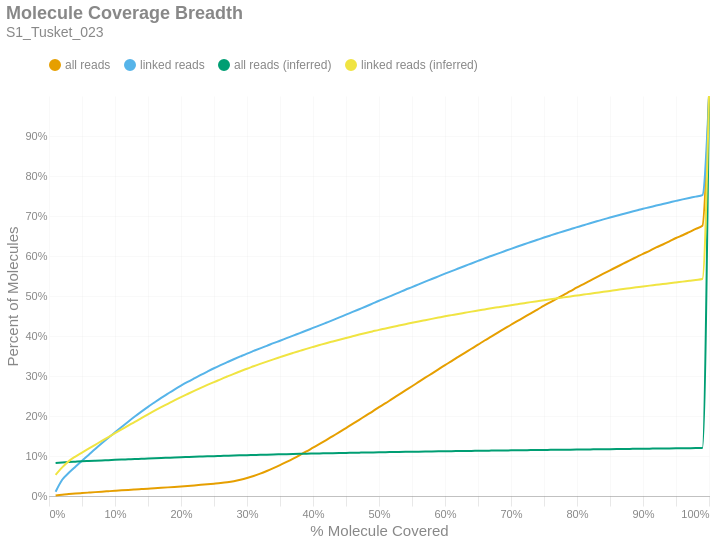

Source (notebook cell):
### Markdown cell above
### Molecule Read Coverage
This chart shows molecule coverage breadth as computed by the number of bases aligned to that molecule. In other words, "*how much of each unique long molecule is actually sequenced/aligned?*" Keep in mind there is a distinction between sequences and alignments, since some sequences belonging to a particular molecule may not align well and wouldn't appear in the alignment data. This chart also shows molecule coverage breadth as computed by the *inferred fragment* from which the aligned sequences originate. Unlike read coverage, this calculation takes into account the total insert size, including unsequenced gaps between the forward and reverse reads. Like the previous figures, these are cumulative percents.

### Code cell
if SKIPLR:
    print_html(f"Skipped")
else:
    binned_df = consolidated_hist(valids['coverage_bp'], mask, 0.01, True)
    binned_df_inf = consolidated_hist(valids['coverage_inserts'], mask, 0.01, True)
    binned_df = binned_df.with_columns(pl.lit(binned_df_inf['all reads (cumsum)']).alias('all reads (inferred)'))
    binned_df = binned_df.with_columns(pl.lit(binned_df_inf['linked reads (cumsum)']).alias('linked reads (inferred)'))
    binned_df = binned_df.with_columns(
        (pl.col('bin').cast(pl.Float64) + 0.01).alias('right_edge')
    )

    with SafeRender(binned_df):
        (
            density_plot(binned_df, 'Molecule Coverage Breadth', samplename, 'molcov', ['all reads (inferred)','linked reads (inferred)'])
            .encode(
                #x=alt.X('bin:Q', title="% Molecule Covered").axis(format = '%').scale(padding=0),
                x=alt.X('right_edge:Q', title="% Molecule Covered").axis(format='%').scale(padding=0),
                y=alt.Y('value:Q', title='Percent of Molecules')
                    .axis(format='%')
                    .stack(False)
                    .scale(domainMin=0, padding=0),
                color=alt.Color("key:N").scale(domain = ["all reads", "linked reads", "all reads (inferred)", "linked reads (inferred)"]),
                tooltip = [
                    alt.Tooltip("key:N", title = "Data Type"),
                    alt.Tooltip("range_label:N", title="% Molecule Covered"),
                    alt.Tooltip("value:Q", format = ".2%", title="% Molecules")
                ]
            )
        ).display()

### Figure 1 — Vega-Lite specification as saved in the notebook (floating-point values rounded to 4 significant figures)
{"width": "container", "height": 400, "config": {"title": {"anchor": "start", "dy": -15, "fontSize": 18, "color": "#888888", "subtitleColor": "#888888", "subtitleFontSize": 14}, "arc": {"fill": "#0072B2"}, "axis": {"domainColor": "#888888", "domainWidth": 0.5, "gridWidth": 0.2, "grid": false, "titleFontWeight": 400, "titleFontSize": 15, "labelFontSize": 11, "labelColor": "#888888", "tickColor": "#888888", "tickWidth": 0.2, "titleColor": "#888888"}, "axisBand": {"grid": false}, "axisX": {"grid": true, "tickSize": 10, "domainCap": "round"}, "axisY": {"domain": false, "grid": true, "tickSize": 0, "domainCap": "round"}, "background": "transparent", "header": {"labelFontSize": 15, "labelColor": "#888888", "titleFontSize": 15, "titleFontWeight": 600, "titleColor": "#888888"}, "legend": {"labelFont": "sans-serif", "labelFontSize": 12, "labelColor": "#888888", "symbolSize": 100, "symbolType": "circle", "titleFontSize": 12, "titlePadding": 10, "titleColor": "#888888", "title": null, "orient": "top"}, "range": {"category": ["#E69F00", "#56B4E9", "#009E73", "#F0E442", "#0072B2", "#D55E00", "#CC79A7", "#000000"], "diverging": ["#cfe8f3", "#a2d4ec", "#73bfe2", "#46abdb", "#1696d2", "#12719e"]}, "area": {"fill": "#0072B2", "fillOpacity": 0.7, "line": true, "strokeOpacity": 0.7}, "line": {"color": "#0072B2", "stroke": "#0072B2", "strokeWidth": 2}, "trail": {"color": "#0072B2", "stroke": "#0072B2", "strokeWidth": 0, "size": 1}, "point": {"filled": true, "fillOpacity": 1.0, "size": 95}, "text": {"color": "#888888", "fontSize": 11, "align": "right", "fontWeight": 400, "size": 11}, "bar": {"fill": "#0072B2", "stroke": null}, "view": {"stroke": null, "continuousWidth": 660, "continuousHeight": 400}}, "data": {"name": "data-c99f7a4ab97a674748f224d8cc7371b8"}, "mark": {"type": "line", "interpolate": "monotone", "point": {"opacity": 0, "size": 275}}, "encoding": {"color": {"field": "key", "scale": {"domain": ["all reads", "linked reads", "all reads (inferred)", "linked reads (inferred)"]}, "type": "nominal"}, "tooltip": [{"field": "key", "title": "Data Type", "type": "nominal"}, {"field": "range_label", "title": "% Molecule Covered", "type": "nominal"}, {"field": "value", "format": ".2%", "title": "% Molecules", "type": "quantitative"}], "x": {"axis": {"format": "%"}, "field": "right_edge", "scale": {"padding": 0}, "title": "% Molecule Covered", "type": "quantitative"}, "y": {"axis": {"format": "%"}, "field": "value", "scale": {"domainMin": 0, "padding": 0}, "stack": false, "title": "Percent of Molecules", "type": "quantitative"}}, "params": [{"name": "param_c36ac31b6afebe62", "select": {"type": "point", "fields": ["key"]}, "bind": "legend"}], "title": {"text": "Molecule Coverage Breadth", "subtitle": "S1_Tusket_023"}, "transform": [{"fold": ["all reads (cumsum)", "linked reads (cumsum)", "all reads (inferred)", "linked reads (inferred)"]}, {"calculate": "replace(datum.key, ' (cumsum)', '')", "as": "key"}, {"filter": {"param": "param_c36ac31b6afebe62"}}], "usermeta": {"embedOptions": {"downloadFileName": "S1_Tusket_023.molcov"}}, "$schema": "https://vega.github.io/schema/vega-lite/v6.1.0.json", "datasets": {"data-c99f7a4ab97a674748f224d8cc7371b8": [{"bin": "0.0", "interval": "0.0-0.01", "all reads": 0.0009714, "linked reads": 0.01049, "all reads (cumsum)": 0.0009714, "linked reads (cumsum)": 0.01049, "range_label": "0.0-0.01", "all reads (inferred)": 0.08242, "linked reads (inferred)": 0.05273, "right_edge": 0.01}, {"bin": "0.01", "interval": "0.01-0.02", "all reads": 0.002381, "linked reads": 0.03, "all reads (cumsum)": 0.003352, "linked reads (cumsum)": 0.04049, "range_label": "0.01-0.02", "all reads (inferred)": 0.08385, "linked reads (inferred)": 0.07143, "right_edge": 0.02}, {"bin": "0.02", "interval": "0.02-0.03", "all reads": 0.001427, "linked reads": 0.01748, "all reads (cumsum)": 0.004779, "linked reads (cumsum)": 0.05797, "range_label": "0.02-0.03", "all reads (inferred)": 0.08503, "linked reads (inferred)": 0.08716, "right_edge": 0.03}, {"bin": "0.03", "interval": "0.03-0.04", "all reads": 0.00129, "linked reads": 0.01523, "all reads (cumsum)": 0.006069, "linked reads (cumsum)": 0.0732, "range_label": "0.03-0.04", "all reads (inferred)": 0.08589, "linked reads (inferred)": 0.09862, "right_edge": 0.04}, {"bin": "0.04", "interval": "0.04-0.05", "all reads": 0.001219, "linked reads": 0.01482, "all reads (cumsum)": 0.007288, "linked reads (cumsum)": 0.08803, "range_label": "0.04-0.05", "all reads (inferred)": 0.08673, "linked reads (inferred)": 0.1086, "right_edge": 0.05}, {"bin": "0.05", "interval": "0.05-0.06", "all reads": 0.001201, "linked reads": 0.01457, "all reads (cumsum)": 0.008489, "linked reads (cumsum)": 0.1026, "range_label": "0.05-0.06", "all reads (inferred)": 0.08747, "linked reads (inferred)": 0.1183, "right_edge": 0.06}, {"bin": "0.06", "interval": "0.06-0.07", "all reads": 0.001193, "linked reads": 0.01481, "all reads (cumsum)": 0.009682, "linked reads (cumsum)": 0.1174, "range_label": "0.06-0.07", "all reads (inferred)": 0.0882, "linked reads (inferred)": 0.128, "right_edge": 0.07}, {"bin": "0.07", "interval": "0.07-0.08", "all reads": 0.001142, "linked reads": 0.01435, "all reads (cumsum)": 0.01082, "linked reads (cumsum)": 0.1318, "range_label": "0.07-0.08", "all reads (inferred)": 0.08892, "linked reads (inferred)": 0.1377, "right_edge": 0.08}, {"bin": "0.08", "interval": "0.08-0.09", "all reads": 0.001114, "linked reads": 0.01387, "all reads (cumsum)": 0.01194, "linked reads (cumsum)": 0.1456, "range_label": "0.08-0.09", "all reads (inferred)": 0.08963, "linked reads (inferred)": 0.1473, "right_edge": 0.09}, {"bin": "0.09", "interval": "0.09-0.1", "all reads": 0.00111, "linked reads": 0.01361, "all reads (cumsum)": 0.01305, "linked reads (cumsum)": 0.1592, "range_label": "0.09-0.1", "all reads (inferred)": 0.09035, "linked reads (inferred)": 0.157, "right_edge": 0.1}, {"bin": "0.1", "interval": "0.1-0.11", "all reads": 0.001099, "linked reads": 0.01349, "all reads (cumsum)": 0.01415, "linked reads (cumsum)": 0.1727, "range_label": "0.1-0.11", "all reads (inferred)": 0.09105, "linked reads (inferred)": 0.1666, "right_edge": 0.11}, {"bin": "0.11", "interval": "0.11-0.12", "all reads": 0.001071, "linked reads": 0.01309, "all reads (cumsum)": 0.01522, "linked reads (cumsum)": 0.1858, "range_label": "0.11-0.12", "all reads (inferred)": 0.09173, "linked reads (inferred)": 0.176, "right_edge": 0.12}, {"bin": "0.12", "interval": "0.12-0.13", "all reads": 0.001051, "linked reads": 0.01275, "all reads (cumsum)": 0.01627, "linked reads (cumsum)": 0.1986, "range_label": "0.12-0.13", "all reads (inferred)": 0.09243, "linked reads (inferred)": 0.1855, "right_edge": 0.13}, {"bin": "0.13", "interval": "0.13-0.14", "all reads": 0.001043, "linked reads": 0.01235, "all reads (cumsum)": 0.01731, "linked reads (cumsum)": 0.2109, "range_label": "0.13-0.14", "all reads (inferred)": 0.0931, "linked reads (inferred)": 0.1947, "right_edge": 0.14}, {"bin": "0.14", "interval": "0.14-0.15", "all reads": 0.001041, "linked reads": 0.01191, "all reads (cumsum)": 0.01835, "linked reads (cumsum)": 0.2228, "range_label": "0.14-0.15", "all reads (inferred)": 0.09378, "linked reads (inferred)": 0.2041, "right_edge": 0.15}, {"bin": "0.15", "interval": "0.15-0.16", "all reads": 0.00103, "linked reads": 0.01132, "all reads (cumsum)": 0.01938, "linked reads (cumsum)": 0.2342, "range_label": "0.15-0.16", "all reads (inferred)": 0.09444, "linked reads (inferred)": 0.2131, "right_edge": 0.16}, {"bin": "0.16", "interval": "0.16-0.17", "all reads": 0.001069, "linked reads": 0.01107, "all reads (cumsum)": 0.02045, "linked reads (cumsum)": 0.2452, "range_label": "0.16-0.17", "all reads (inferred)": 0.09508, "linked reads (inferred)": 0.2219, "right_edge": 0.17}, {"bin": "0.17", "interval": "0.17-0.18", "all reads": 0.001108, "linked reads": 0.01052, "all reads (cumsum)": 0.02156, "linked reads (cumsum)": 0.2557, "range_label": "0.17-0.18", "all reads (inferred)": 0.09571, "linked reads (inferred)": 0.2306, "right_edge": 0.18}, {"bin": "0.18", "interval": "0.18-0.19", "all reads": 0.001159, "linked reads": 0.01032, "all reads (cumsum)": 0.02272, "linked reads (cumsum)": 0.2661, "range_label": "0.18-0.19", "all reads (inferred)": 0.09633, "linked reads (inferred)": 0.2392, "right_edge": 0.19}, {"bin": "0.19", "interval": "0.19-0.2", "all reads": 0.00119, "linked reads": 0.009736, "all reads (cumsum)": 0.02391, "linked reads (cumsum)": 0.2758, "range_label": "0.19-0.2", "all reads (inferred)": 0.09693, "linked reads (inferred)": 0.2473, "right_edge": 0.2}, {"bin": "0.2", "interval": "0.2-0.21", "all reads": 0.001243, "linked reads": 0.009311, "all reads (cumsum)": 0.02515, "linked reads (cumsum)": 0.2851, "range_label": "0.2-0.21", "all reads (inferred)": 0.0975, "linked reads (inferred)": 0.2551, "right_edge": 0.21}, {"bin": "0.21", "interval": "0.21-0.22", "all reads": 0.0013, "linked reads": 0.008909, "all reads (cumsum)": 0.02645, "linked reads (cumsum)": 0.294, "range_label": "0.21-0.22", "all reads (inferred)": 0.09806, "linked reads (inferred)": 0.2628, "right_edge": 0.22}, {"bin": "0.22", "interval": "0.22-0.23", "all reads": 0.001377, "linked reads": 0.008782, "all reads (cumsum)": 0.02783, "linked reads (cumsum)": 0.3028, "range_label": "0.22-0.23", "all reads (inferred)": 0.0986, "linked reads (inferred)": 0.2702, "right_edge": 0.23}, {"bin": "0.23", "interval": "0.23-0.24", "all reads": 0.001441, "linked reads": 0.008394, "all reads (cumsum)": 0.02927, "linked reads (cumsum)": 0.3112, "range_label": "0.23-0.24", "all reads (inferred)": 0.09914, "linked reads (inferred)": 0.2777, "right_edge": 0.24}, {"bin": "0.24", "interval": "0.24-0.25", "all reads": 0.001555, "linked reads": 0.008191, "all reads (cumsum)": 0.03082, "linked reads (cumsum)": 0.3194, "range_label": "0.24-0.25", "all reads (inferred)": 0.09967, "linked reads (inferred)": 0.2849, "right_edge": 0.25}, {"bin": "0.25", "interval": "0.25-0.26", "all reads": 0.00163, "linked reads": 0.007752, "all reads (cumsum)": 0.03246, "linked reads (cumsum)": 0.3271, "range_label": "0.25-0.26", "all reads (inferred)": 0.1002, "linked reads (inferred)": 0.2917, "right_edge": 0.26}, {"bin": "0.26", "interval": "0.26-0.27", "all reads": 0.001956, "linked reads": 0.007415, "all reads (cumsum)": 0.03441, "linked reads (cumsum)": 0.3346, "range_label": "0.26-0.27", "all reads (inferred)": 0.1007, "linked reads (inferred)": 0.2987, "right_edge": 0.27}, {"bin": "0.27", "interval": "0.27-0.28", "all reads": 0.002614, "linked reads": 0.007326, "all reads (cumsum)": 0.03703, "linked reads (cumsum)": 0.3419, "range_label": "0.27-0.28", "all reads (inferred)": 0.1012, "linked reads (inferred)": 0.3055, "right_edge": 0.28}, {"bin": "0.28", "interval": "0.28-0.29", "all reads": 0.003519, "linked reads": 0.007127, "all reads (cumsum)": 0.04054, "linked reads (cumsum)": 0.349, "range_label": "0.28-0.29", "all reads (inferred)": 0.1016, "linked reads (inferred)": 0.3119, "right_edge": 0.29}, {"bin": "0.29", "interval": "0.29-0.3", "all reads": 0.004372, "linked reads": 0.00703, "all reads (cumsum)": 0.04492, "linked reads (cumsum)": 0.356, "range_label": "0.29-0.3", "all reads (inferred)": 0.1021, "linked reads (inferred)": 0.3183, "right_edge": 0.3}, {"bin": "0.3", "interval": "0.3-0.31", "all reads": 0.005119, "linked reads": 0.006612, "all reads (cumsum)": 0.05004, "linked reads (cumsum)": 0.3626, "range_label": "0.3-0.31", "all reads (inferred)": 0.1025, "linked reads (inferred)": 0.3242, "right_edge": 0.31}, {"bin": "0.31", "interval": "0.31-0.32", "all reads": 0.005877, "linked reads": 0.006519, "all reads (cumsum)": 0.05591, "linked reads (cumsum)": 0.3692, "range_label": "0.31-0.32", "all reads (inferred)": 0.103, "linked reads (inferred)": 0.3303, "right_edge": 0.32}, {"bin": "0.32", "interval": "0.32-0.33", "all reads": 0.006541, "linked reads": 0.006258, "all reads (cumsum)": 0.06245, "linked reads (cumsum)": 0.3754, "range_label": "0.32-0.33", "all reads (inferred)": 0.1034, "linked reads (inferred)": 0.3361, "right_edge": 0.33}, {"bin": "0.33", "interval": "0.33-0.34", "all reads": 0.007047, "linked reads": 0.006594, "all reads (cumsum)": 0.0695, "linked reads (cumsum)": 0.382, "range_label": "0.33-0.34", "all reads (inferred)": 0.1038, "linked reads (inferred)": 0.3416, "right_edge": 0.34}, {"bin": "0.34", "interval": "0.34-0.35", "all reads": 0.007533, "linked reads": 0.006215, "all reads (cumsum)": 0.07703, "linked reads (cumsum)": 0.3882, "range_label": "0.34-0.35", "all reads (inferred)": 0.1042, "linked reads (inferred)": 0.3471, "right_edge": 0.35}, {"bin": "0.35", "interval": "0.35-0.36", "all reads": 0.00807, "linked reads": 0.006423, "all reads (cumsum)": 0.0851, "linked reads (cumsum)": 0.3947, "range_label": "0.35-0.36", "all reads (inferred)": 0.1046, "linked reads (inferred)": 0.3525, "right_edge": 0.36}, {"bin": "0.36", "interval": "0.36-0.37", "all reads": 0.008393, "linked reads": 0.006279, "all reads (cumsum)": 0.0935, "linked reads (cumsum)": 0.4009, "range_label": "0.36-0.37", "all reads (inferred)": 0.105, "linked reads (inferred)": 0.3577, "right_edge": 0.37}, {"bin": "0.37", "interval": "0.37-0.38", "all reads": 0.008754, "linked reads": 0.006415, "all reads (cumsum)": 0.1023, "linked reads (cumsum)": 0.4074, "range_label": "0.37-0.38", "all reads (inferred)": 0.1054, "linked reads (inferred)": 0.3628, "right_edge": 0.38}, {"bin": "0.38", "interval": "0.38-0.39", "all reads": 0.00901, "linked reads": 0.00633, "all reads (cumsum)": 0.1113, "linked reads (cumsum)": 0.4137, "range_label": "0.38-0.39", "all reads (inferred)": 0.1057, "linked reads (inferred)": 0.3679, "right_edge": 0.39}, {"bin": "0.39", "interval": "0.39-0.4", "all reads": 0.009445, "linked reads": 0.00656, "all reads (cumsum)": 0.1207, "linked reads (cumsum)": 0.4202, "range_label": "0.39-0.4", "all reads (inferred)": 0.1061, "linked reads (inferred)": 0.3727, "right_edge": 0.4}, {"bin": "0.4", "interval": "0.4-0.41", "all reads": 0.009413, "linked reads": 0.006338, "all reads (cumsum)": 0.1301, "linked reads (cumsum)": 0.4266, "range_label": "0.4-0.41", "all reads (inferred)": 0.1064, "linked reads (inferred)": 0.3774, "right_edge": 0.41}, {"bin": "0.41", "interval": "0.41-0.42", "all reads": 0.009733, "linked reads": 0.006519, "all reads (cumsum)": 0.1399, "linked reads (cumsum)": 0.4331, "range_label": "0.41-0.42", "all reads (inferred)": 0.1068, "linked reads (inferred)": 0.3821, "right_edge": 0.42}, {"bin": "0.42", "interval": "0.42-0.43", "all reads": 0.00992, "linked reads": 0.006562, "all reads (cumsum)": 0.1498, "linked reads (cumsum)": 0.4397, "range_label": "0.42-0.43", "all reads (inferred)": 0.1071, "linked reads (inferred)": 0.3865, "right_edge": 0.43}, {"bin": "0.43", "interval": "0.43-0.44", "all reads": 0.009911, "linked reads": 0.006789, "all reads (cumsum)": 0.1597, "linked reads (cumsum)": 0.4465, "range_label": "0.43-0.44", "all reads (inferred)": 0.1074, "linked reads (inferred)": 0.3908, "right_edge": 0.44}, {"bin": "0.44", "interval": "0.44-0.45", "all reads": 0.01024, "linked reads": 0.006942, "all reads (cumsum)": 0.1699, "linked reads (cumsum)": 0.4534, "range_label": "0.44-0.45", "all reads (inferred)": 0.1078, "linked reads (inferred)": 0.3951, "right_edge": 0.45}, {"bin": "0.45", "interval": "0.45-0.46", "all reads": 0.01025, "linked reads": 0.006753, "all reads (cumsum)": 0.1802, "linked reads (cumsum)": 0.4601, "range_label": "0.45-0.46", "all reads (inferred)": 0.1081, "linked reads (inferred)": 0.3993, "right_edge": 0.46}, {"bin": "0.46", "interval": "0.46-0.47", "all reads": 0.01032, "linked reads": 0.006825, "all reads (cumsum)": 0.1905, "linked reads (cumsum)": 0.467, "range_label": "0.46-0.47", "all reads (inferred)": 0.1084, "linked reads (inferred)": 0.4035, "right_edge": 0.47}, {"bin": "0.47", "interval": "0.47-0.48", "all reads": 0.01047, "linked reads": 0.006836, "all reads (cumsum)": 0.201, "linked reads (cumsum)": 0.4738, "range_label": "0.47-0.48", "all reads (inferred)": 0.1087, "linked reads (inferred)": 0.4076, "right_edge": 0.48}, {"bin": "0.48", "interval": "0.48-0.49", "all reads": 0.0101, "linked reads": 0.007101, "all reads (cumsum)": 0.2111, "linked reads (cumsum)": 0.4809, "range_label": "0.48-0.49", "all reads (inferred)": 0.109, "linked reads (inferred)": 0.4115, "right_edge": 0.49}, {"bin": "0.49", "interval": "0.49-0.5", "all reads": 0.01129, "linked reads": 0.00713, "all reads (cumsum)": 0.2224, "linked reads (cumsum)": 0.488, "range_label": "0.49-0.5", "all reads (inferred)": 0.1093, "linked reads (inferred)": 0.4153, "right_edge": 0.5}, {"bin": "0.5", "interval": "0.5-0.51", "all reads": 0.009644, "linked reads": 0.006592, "all reads (cumsum)": 0.232, "linked reads (cumsum)": 0.4946, "range_label": "0.5-0.51", "all reads (inferred)": 0.1095, "linked reads (inferred)": 0.4189, "right_edge": 0.51}, {"bin": "0.51", "interval": "0.51-0.52", "all reads": 0.01097, "linked reads": 0.007003, "all reads (cumsum)": 0.243, "linked reads (cumsum)": 0.5016, "range_label": "0.51-0.52", "all reads (inferred)": 0.1098, "linked reads (inferred)": 0.4225, "right_edge": 0.52}, {"bin": "0.52", "interval": "0.52-0.53", "all reads": 0.01044, "linked reads": 0.006949, "all reads (cumsum)": 0.2534, "linked reads (cumsum)": 0.5086, "range_label": "0.52-0.53", "all reads (inferred)": 0.1101, "linked reads (inferred)": 0.426, "right_edge": 0.53}, {"bin": "0.53", "interval": "0.53-0.54", "all reads": 0.01064, "linked reads": 0.007084, "all reads (cumsum)": 0.264, "linked reads (cumsum)": 0.5157, "range_label": "0.53-0.54", "all reads (inferred)": 0.1103, "linked reads (inferred)": 0.4295, "right_edge": 0.54}, {"bin": "0.54", "interval": "0.54-0.55", "all reads": 0.01039, "linked reads": 0.006679, "all reads (cumsum)": 0.2744, "linked reads (cumsum)": 0.5223, "range_label": "0.54-0.55", "all reads (inferred)": 0.1106, "linked reads (inferred)": 0.433, "right_edge": 0.55}, {"bin": "0.55", "interval": "0.55-0.56", "all reads": 0.01069, "linked reads": 0.006868, "all reads (cumsum)": 0.2851, "linked reads (cumsum)": 0.5292, "range_label": "0.55-0.56", "all reads (inferred)": 0.1109, "linked reads (inferred)": 0.4364, "right_edge": 0.56}, {"bin": "0.56", "interval": "0.56-0.57", "all reads": 0.0106, "linked reads": 0.006667, "all reads (cumsum)": 0.2957, "linked reads (cumsum)": 0.5359, "range_label": "0.56-0.57", "all reads (inferred)": 0.1111, "linked reads (inferred)": 0.4396, "right_edge": 0.57}, {"bin": "0.57", "interval": "0.57-0.58", "all reads": 0.01035, "linked reads": 0.006564, "all reads (cumsum)": 0.3061, "linked reads (cumsum)": 0.5424, "range_label": "0.57-0.58", "all reads (inferred)": 0.1114, "linked reads (inferred)": 0.4428, "right_edge": 0.58}, {"bin": "0.58", "interval": "0.58-0.59", "all reads": 0.01051, "linked reads": 0.006717, "all reads (cumsum)": 0.3166, "linked reads (cumsum)": 0.5492, "range_label": "0.58-0.59", "all reads (inferred)": 0.1116, "linked reads (inferred)": 0.446, "right_edge": 0.59}, {"bin": "0.59", "interval": "0.59-0.6", "all reads": 0.01062, "linked reads": 0.006665, "all reads (cumsum)": 0.3272, "linked reads (cumsum)": 0.5558, "range_label": "0.59-0.6", "all reads (inferred)": 0.1119, "linked reads (inferred)": 0.4492, "right_edge": 0.6}, {"bin": "0.6", "interval": "0.6-0.61", "all reads": 0.01008, "linked reads": 0.006384, "all reads (cumsum)": 0.3373, "linked reads (cumsum)": 0.5622, "range_label": "0.6-0.61", "all reads (inferred)": 0.1121, "linked reads (inferred)": 0.4522, "right_edge": 0.61}, {"bin": "0.61", "interval": "0.61-0.62", "all reads": 0.01048, "linked reads": 0.006446, "all reads (cumsum)": 0.3478, "linked reads (cumsum)": 0.5687, "range_label": "0.61-0.62", "all reads (inferred)": 0.1123, "linked reads (inferred)": 0.4552, "right_edge": 0.62}, {"bin": "0.62", "interval": "0.62-0.63", "all reads": 0.01018, "linked reads": 0.006387, "all reads (cumsum)": 0.3579, "linked reads (cumsum)": 0.575, "range_label": "0.62-0.63", "all reads (inferred)": 0.1125, "linked reads (inferred)": 0.4581, "right_edge": 0.63}, {"bin": "0.63", "interval": "0.63-0.64", "all reads": 0.01022, "linked reads": 0.006269, "all reads (cumsum)": 0.3682, "linked reads (cumsum)": 0.5813, "range_label": "0.63-0.64", "all reads (inferred)": 0.1128, "linked reads (inferred)": 0.4609, "right_edge": 0.64}, {"bin": "0.64", "interval": "0.64-0.65", "all reads": 0.01009, "linked reads": 0.006362, "all reads (cumsum)": 0.3782, "linked reads (cumsum)": 0.5877, "range_label": "0.64-0.65", "all reads (inferred)": 0.113, "linked reads (inferred)": 0.4637, "right_edge": 0.65}, {"bin": "0.65", "interval": "0.65-0.66", "all reads": 0.01048, "linked reads": 0.006411, "all reads (cumsum)": 0.3887, "linked reads (cumsum)": 0.5941, "range_label": "0.65-0.66", "all reads (inferred)": 0.1132, "linked reads (inferred)": 0.4664, "right_edge": 0.66}, {"bin": "0.66", "interval": "0.66-0.67", "all reads": 0.009826, "linked reads": 0.005946, "all reads (cumsum)": 0.3985, "linked reads (cumsum)": 0.6, "range_label": "0.66-0.67", "all reads (inferred)": 0.1134, "linked reads (inferred)": 0.4692, "right_edge": 0.67}, {"bin": "0.67", "interval": "0.67-0.68", "all reads": 0.009904, "linked reads": 0.005957, "all reads (cumsum)": 0.4084, "linked reads (cumsum)": 0.606, "range_label": "0.67-0.68", "all reads (inferred)": 0.1137, "linked reads (inferred)": 0.4718, "right_edge": 0.68}, {"bin": "0.68", "interval": "0.68-0.69", "all reads": 0.009721, "linked reads": 0.005968, "all reads (cumsum)": 0.4182, "linked reads (cumsum)": 0.612, "range_label": "0.68-0.69", "all reads (inferred)": 0.1139, "linked reads (inferred)": 0.4745, "right_edge": 0.69}, {"bin": "0.69", "interval": "0.69-0.7", "all reads": 0.009929, "linked reads": 0.005945, "all reads (cumsum)": 0.4281, "linked reads (cumsum)": 0.6179, "range_label": "0.69-0.7", "all reads (inferred)": 0.1141, "linked reads (inferred)": 0.4771, "right_edge": 0.7}, {"bin": "0.7", "interval": "0.7-0.71", "all reads": 0.009557, "linked reads": 0.005781, "all reads (cumsum)": 0.4377, "linked reads (cumsum)": 0.6237, "range_label": "0.7-0.71", "all reads (inferred)": 0.1143, "linked reads (inferred)": 0.4796, "right_edge": 0.71}, {"bin": "0.71", "interval": "0.71-0.72", "all reads": 0.00955, "linked reads": 0.005678, "all reads (cumsum)": 0.4472, "linked reads (cumsum)": 0.6294, "range_label": "0.71-0.72", "all reads (inferred)": 0.1145, "linked reads (inferred)": 0.4821, "right_edge": 0.72}, {"bin": "0.72", "interval": "0.72-0.73", "all reads": 0.009602, "linked reads": 0.005566, "all reads (cumsum)": 0.4568, "linked reads (cumsum)": 0.6349, "range_label": "0.72-0.73", "all reads (inferred)": 0.1147, "linked reads (inferred)": 0.4847, "right_edge": 0.73}, {"bin": "0.73", "interval": "0.73-0.74", "all reads": 0.00928, "linked reads": 0.00559, "all reads (cumsum)": 0.4661, "linked reads (cumsum)": 0.6405, "range_label": "0.73-0.74", "all reads (inferred)": 0.1149, "linked reads (inferred)": 0.4871, "right_edge": 0.74}, {"bin": "0.74", "interval": "0.74-0.75", "all reads": 0.009836, "linked reads": 0.005583, "all reads (cumsum)": 0.4759, "linked reads (cumsum)": 0.6461, "range_label": "0.74-0.75", "all reads (inferred)": 0.1151, "linked reads (inferred)": 0.4895, "right_edge": 0.75}, {"bin": "0.75", "interval": "0.75-0.76", "all reads": 0.008978, "linked reads": 0.005377, "all reads (cumsum)": 0.4849, "linked reads (cumsum)": 0.6515, "range_label": "0.75-0.76", "all reads (inferred)": 0.1153, "linked reads (inferred)": 0.4918, "right_edge": 0.76}, {"bin": "0.76", "interval": "0.76-0.77", "all reads": 0.009145, "linked reads": 0.005276, "all reads (cumsum)": 0.494, "linked reads (cumsum)": 0.6568, "range_label": "0.76-0.77", "all reads (inferred)": 0.1155, "linked reads (inferred)": 0.4942, "right_edge": 0.77}, {"bin": "0.77", "interval": "0.77-0.78", "all reads": 0.009057, "linked reads": 0.005208, "all reads (cumsum)": 0.5031, "linked reads (cumsum)": 0.662, "range_label": "0.77-0.78", "all reads (inferred)": 0.1157, "linked reads (inferred)": 0.4966, "right_edge": 0.78}, {"bin": "0.78", "interval": "0.78-0.79", "all reads": 0.008917, "linked reads": 0.004979, "all reads (cumsum)": 0.512, "linked reads (cumsum)": 0.6669, "range_label": "0.78-0.79", "all reads (inferred)": 0.1159, "linked reads (inferred)": 0.499, "right_edge": 0.79}, {"bin": "0.79", "interval": "0.79-0.8", "all reads": 0.009326, "linked reads": 0.005245, "all reads (cumsum)": 0.5213, "linked reads (cumsum)": 0.6722, "range_label": "0.79-0.8", "all reads (inferred)": 0.1161, "linked reads (inferred)": 0.5013, "right_edge": 0.8}, {"bin": "0.8", "interval": "0.8-0.81", "all reads": 0.008439, "linked reads": 0.004861, "all reads (cumsum)": 0.5298, "linked reads (cumsum)": 0.677, "range_label": "0.8-0.81", "all reads (inferred)": 0.1163, "linked reads (inferred)": 0.5036, "right_edge": 0.81}, {"bin": "0.81", "interval": "0.81-0.82", "all reads": 0.008689, "linked reads": 0.004934, "all reads (cumsum)": 0.5385, "linked reads (cumsum)": 0.682, "range_label": "0.81-0.82", "all reads (inferred)": 0.1165, "linked reads (inferred)": 0.5058, "right_edge": 0.82}, {"bin": "0.82", "interval": "0.82-0.83", "all reads": 0.008747, "linked reads": 0.004736, "all reads (cumsum)": 0.5472, "linked reads (cumsum)": 0.6867, "range_label": "0.82-0.83", "all reads (inferred)": 0.1167, "linked reads (inferred)": 0.5082, "right_edge": 0.83}, {"bin": "0.83", "interval": "0.83-0.84", "all reads": 0.008565, "linked reads": 0.004763, "all reads (cumsum)": 0.5558, "linked reads (cumsum)": 0.6915, "range_label": "0.83-0.84", "all reads (inferred)": 0.117, "linked reads (inferred)": 0.5105, "right_edge": 0.84}, {"bin": "0.84", "interval": "0.84-0.85", "all reads": 0.008357, "linked reads": 0.004586, "all reads (cumsum)": 0.5641, "linked reads (cumsum)": 0.6961, "range_label": "0.84-0.85", "all reads (inferred)": 0.1172, "linked reads (inferred)": 0.5128, "right_edge": 0.85}, {"bin": "0.85", "interval": "0.85-0.86", "all reads": 0.008387, "linked reads": 0.004675, "all reads (cumsum)": 0.5725, "linked reads (cumsum)": 0.7007, "range_label": "0.85-0.86", "all reads (inferred)": 0.1174, "linked reads (inferred)": 0.515, "right_edge": 0.86}, {"bin": "0.86", "interval": "0.86-0.87", "all reads": 0.008257, "linked reads": 0.004461, "all reads (cumsum)": 0.5808, "linked reads (cumsum)": 0.7052, "range_label": "0.86-0.87", "all reads (inferred)": 0.1176, "linked reads (inferred)": 0.5173, "right_edge": 0.87}, {"bin": "0.87", "interval": "0.87-0.88", "all reads": 0.00835, "linked reads": 0.004356, "all reads (cumsum)": 0.5891, "linked reads (cumsum)": 0.7096, "range_label": "0.87-0.88", "all reads (inferred)": 0.1178, "linked reads (inferred)": 0.5195, "right_edge": 0.88}, {"bin": "0.88", "interval": "0.88-0.89", "all reads": 0.008112, "linked reads": 0.004221, "all reads (cumsum)": 0.5972, "linked reads (cumsum)": 0.7138, "range_label": "0.88-0.89", "all reads (inferred)": 0.118, "linked reads (inferred)": 0.5217, "right_edge": 0.89}, {"bin": "0.89", "interval": "0.89-0.9", "all reads": 0.008134, "linked reads": 0.004309, "all reads (cumsum)": 0.6054, "linked reads (cumsum)": 0.7181, "range_label": "0.89-0.9", "all reads (inferred)": 0.1182, "linked reads (inferred)": 0.5239, "right_edge": 0.9}, {"bin": "0.9", "interval": "0.9-0.91", "all reads": 0.007584, "linked reads": 0.003939, "all reads (cumsum)": 0.613, "linked reads (cumsum)": 0.722, "range_label": "0.9-0.91", "all reads (inferred)": 0.1184, "linked reads (inferred)": 0.526, "right_edge": 0.91}, {"bin": "0.91", "interval": "0.91-0.92", "all reads": 0.008556, "linked reads": 0.004078, "all reads (cumsum)": 0.6215, "linked reads (cumsum)": 0.7261, "range_label": "0.91-0.92", "all reads (inferred)": 0.1186, "linked reads (inferred)": 0.5279, "right_edge": 0.92}, {"bin": "0.92", "interval": "0.92-0.93", "all reads": 0.007258, "linked reads": 0.003903, "all reads (cumsum)": 0.6288, "linked reads (cumsum)": 0.73, "range_label": "0.92-0.93", "all reads (inferred)": 0.1188, "linked reads (inferred)": 0.5299, "right_edge": 0.93}, {"bin": "0.93", "interval": "0.93-0.94", "all reads": 0.007802, "linked reads": 0.003871, "all reads (cumsum)": 0.6366, "linked reads (cumsum)": 0.7339, "range_label": "0.93-0.94", "all reads (inferred)": 0.1189, "linked reads (inferred)": 0.5318, "right_edge": 0.94}, {"bin": "0.94", "interval": "0.94-0.95", "all reads": 0.008366, "linked reads": 0.003896, "all reads (cumsum)": 0.6449, "linked reads (cumsum)": 0.7378, "range_label": "0.94-0.95", "all reads (inferred)": 0.1191, "linked reads (inferred)": 0.5339, "right_edge": 0.95}, {"bin": "0.95", "interval": "0.95-0.96", "all reads": 0.00686, "linked reads": 0.003796, "all reads (cumsum)": 0.6518, "linked reads (cumsum)": 0.7416, "range_label": "0.95-0.96", "all reads (inferred)": 0.1194, "linked reads (inferred)": 0.5359, "right_edge": 0.96}, {"bin": "0.96", "interval": "0.96-0.97", "all reads": 0.007964, "linked reads": 0.003541, "all reads (cumsum)": 0.6598, "linked reads (cumsum)": 0.7451, "range_label": "0.96-0.97", "all reads (inferred)": 0.1196, "linked reads (inferred)": 0.538, "right_edge": 0.97}, {"bin": "0.97", "interval": "0.97-0.98", "all reads": 0.008126, "linked reads": 0.003372, "all reads (cumsum)": 0.6679, "linked reads (cumsum)": 0.7485, "range_label": "0.97-0.98", "all reads (inferred)": 0.1198, "linked reads (inferred)": 0.54, "right_edge": 0.98}, {"bin": "0.98", "interval": "0.98-0.99", "all reads": 0.007445, "linked reads": 0.003608, "all reads (cumsum)": 0.6753, "linked reads (cumsum)": 0.7521, "range_label": "0.98-0.99", "all reads (inferred)": 0.1201, "linked reads (inferred)": 0.5423, "right_edge": 0.99}, {"bin": "0.99", "interval": "0.99-1.0", "all reads": 0.3247, "linked reads": 0.2479, "all reads (cumsum)": 1.0, "linked reads (cumsum)": 1.0, "range_label": "0.99-1.0", "all reads (inferred)": 1.0, "linked reads (inferred)": 1.0, "right_edge": 1.0}]}}
